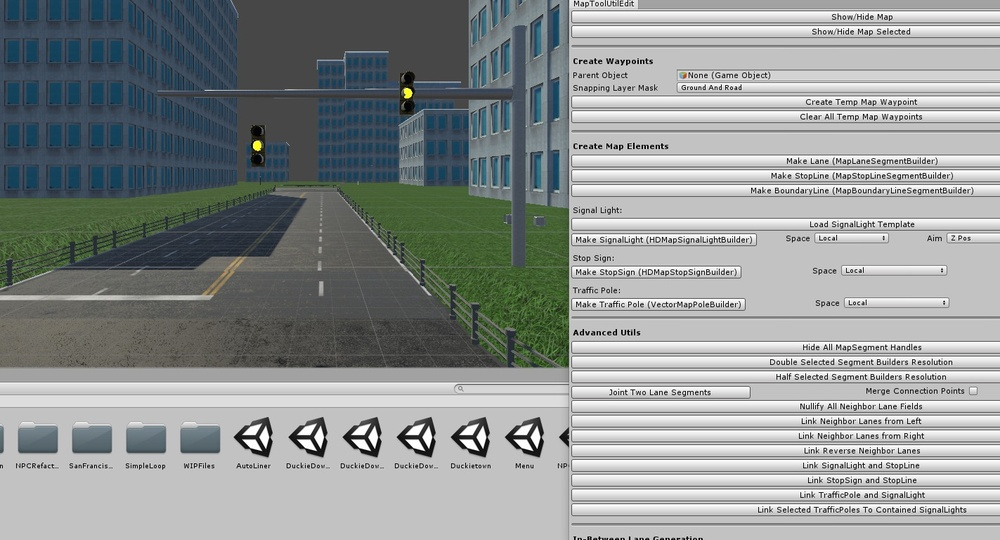
#> input picture deprecated/resources/lamb_down.jpg, 1000 x 540 px, shrunk from 1423 x 768 before the run
$ python -i untitled1.py   (imports and definitions only)
#> lines starting #> are read from the running program, lines starting #| are printed output that depends on the picture; after the words box and inside, x2 and y2 are one past the last pixel; in counts of white or black regions, pixels touching at a corner belong together
# -*- coding: utf-8 -*-
"""
Created on Sat Mar 30 14:22:35 2019

@author: MFYDUCK
"""


from PIL import ImageGrab as ig

import numpy as np
import time
import cv2
import math


def mfy(img):
    """
    furkan arac 90 derece sag-sol dönmesi gerektiğinde çalısıcak
    -1 sola dönsün 90 derece
    0 devam etsin
    +1 saga 90.derece dönmeli
    (!algoritma geliştirilmeli)
    """
    # RESMİ BELLEĞE ALMAK

    # 2.yol
    # cv2
    # Load an color image in grayscale

    # ------------------------------------------------------------------------------
    # KENAR ALGILAMA
    # Burada gri tonlamaya dönüştür.
    gray_image = cv2.cvtColor(img, cv2.COLOR_RGB2GRAY)
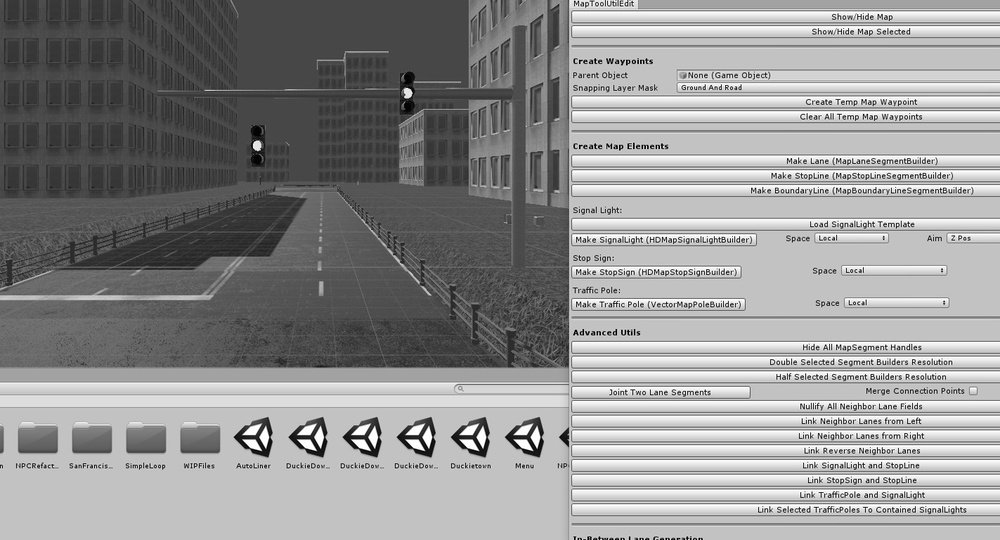
#> gray_image: shape (540, 1000); min 0, max 255, mean 147.1
    # Canny Edge Detection'ı buradan arayın.
    cannyed_image = cv2.Canny(gray_image, 60, 120)
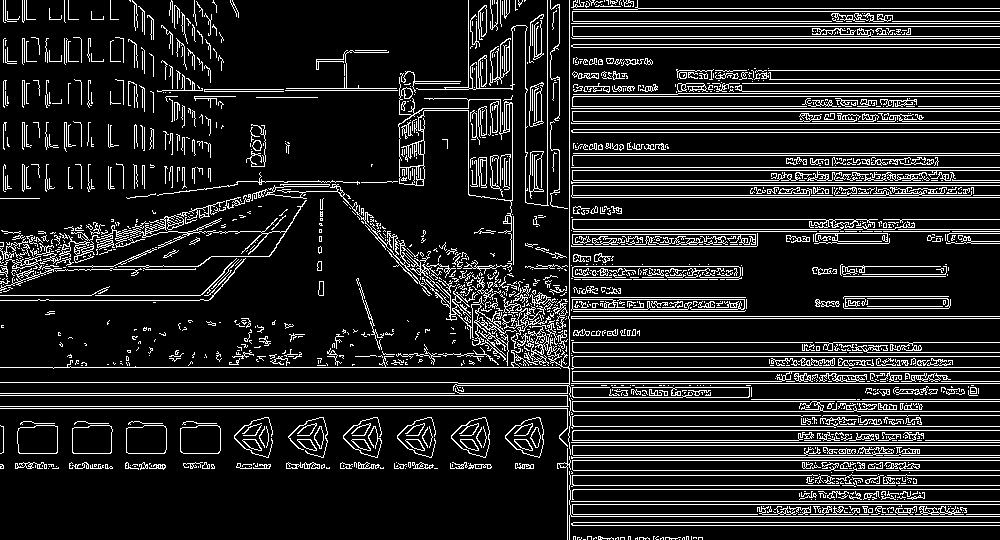
#> cannyed_image: shape (540, 1000); 13.4% white in thin lines or dots

    # ------------------------------------------------------------------------------
    # RESMİN İLGİLİ BÖLGESİNİ ALMAK

    height, width, channels = img.shape
#> height = 540; width = 1000; channels = 3
    region_of_interest_vertices = [(0, height-int(height*0.041)),
                                   (0, height-int(height*0.3)),
                                   (int(width/2)-int(width*0.078),
                                    height-int(height*0.416)),
                                   (int(width/2) + int(width*0.078),
                                    height-int(height*0.416)),
                                   (width, height-int(height*0.3)),
                                   (width, height-int(height*0.041)), ]
    # daha sonra bulunan noktaları matris olarak vermeliyim
    # ------------------------------------------------------------------------------
    # RESMİN İLGİLİ BÖLGESİNİ KIRPMAK

    def region_of_interest(img, vertices):
        # Define a blank matrix that matches the image height/width.
        mask = np.zeros_like(img)
        # Retrieve the number of color channels of the image.
        channel_count = 4
        # Create a match color with the same color channel counts.
        match_mask_color = (255,) * channel_count

        # Fill inside the polygon
        cv2.fillPoly(mask, vertices, match_mask_color)
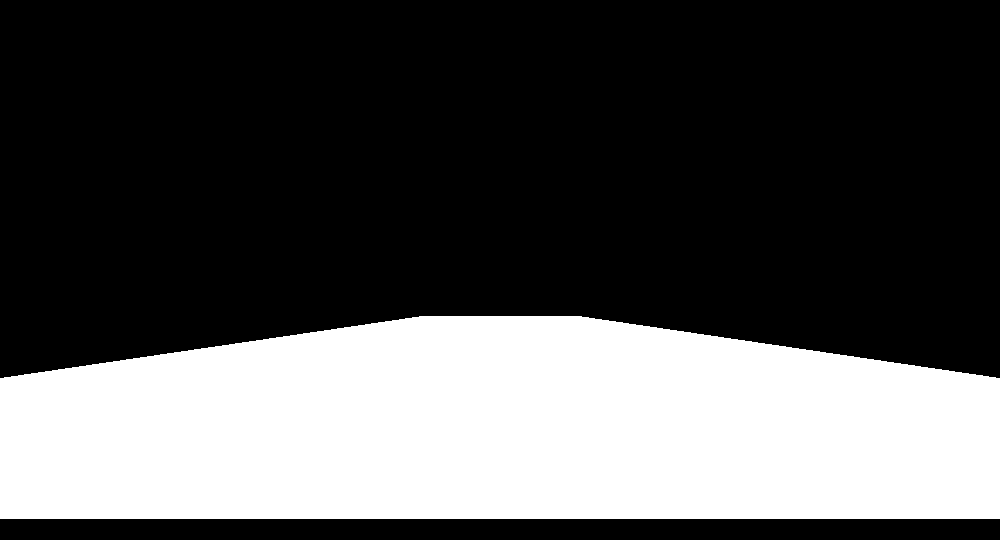
#> mask: shape (540, 1000); 32.7% white; 1 white region, box (x1, y1, x2, y2) and area: (0, 316, 1000, 519) 176805

        # Returning the image only where mask pixels match
        masked_image = cv2.bitwise_and(img, mask)
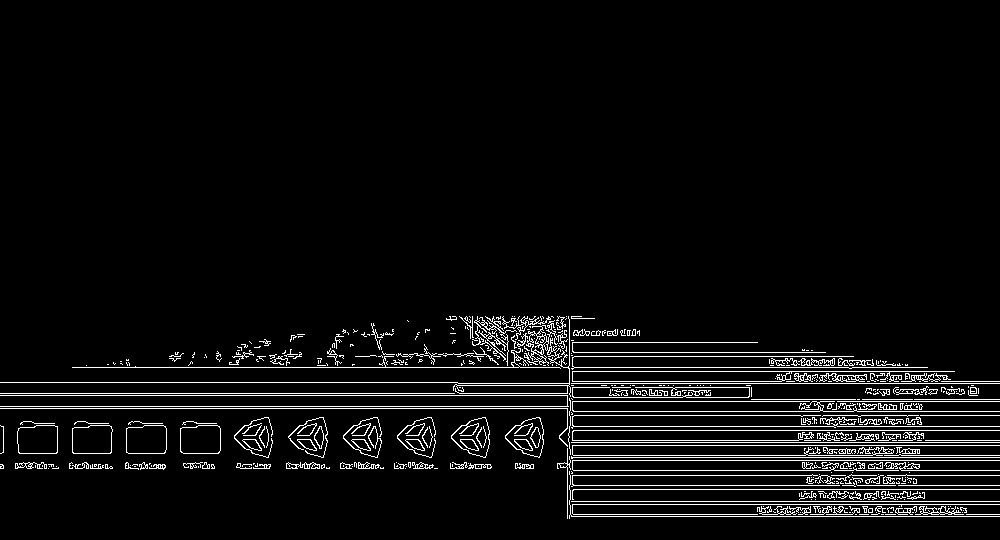
#> masked_image: shape (540, 1000); 4.8% white in thin lines or dots, all inside (x1, y1, x2, y2) = (0, 316, 1000, 519)

        return masked_image

    cropped_image = region_of_interest(cannyed_image, np.array(
        [region_of_interest_vertices], np.int32),)

    # ------------------------------------------------------------------------------
    # KENAR piksellerinden serit oluşturmak
    lines = cv2.HoughLinesP(cropped_image, rho=6, theta=np.pi / 60, threshold=160, lines=np.array([]),
                            minLineLength=40, maxLineGap=25)
#> lines = 152 rows, first 6: [751, 399, 999, 399], [567, 411, 999, 411], [220, 442, 999, 442], [458, 383, 999, 383], [0, 468, 572, 468], [169, 356, 853, 356]
    # ------------------------------------------------------------------------------
    # LİNES DEGERLERİ İLE ORJİNAL RESİMDE SERİT ÇİZİMİ

    def draw_lines(img, lines, color=[0, 0, 255], thickness=3):
        # If there are no lines to draw, exit.
#> called with lines = array of shape (152, 1, 4), thickness = 3
        if lines is None:
            return
        # Make a copy of the original image.
        img = np.copy(img)
        # Create a blank image that matches the original in size.
        line_img = np.zeros(
            (img.shape[0], img.shape[1], channels), dtype=np.uint8,)
        # Loop over all lines and draw them on the blank image.
        for line in lines:
            for x1, y1, x2, y2 in line:
                cv2.line(line_img, (x1, y1), (x2, y2), color, thickness)
                # Merge the image with the lines onto the original.

                img = cv2.addWeighted(img, 0.8, line_img, 1.0, 0.0)
#> this loop made 152 passes
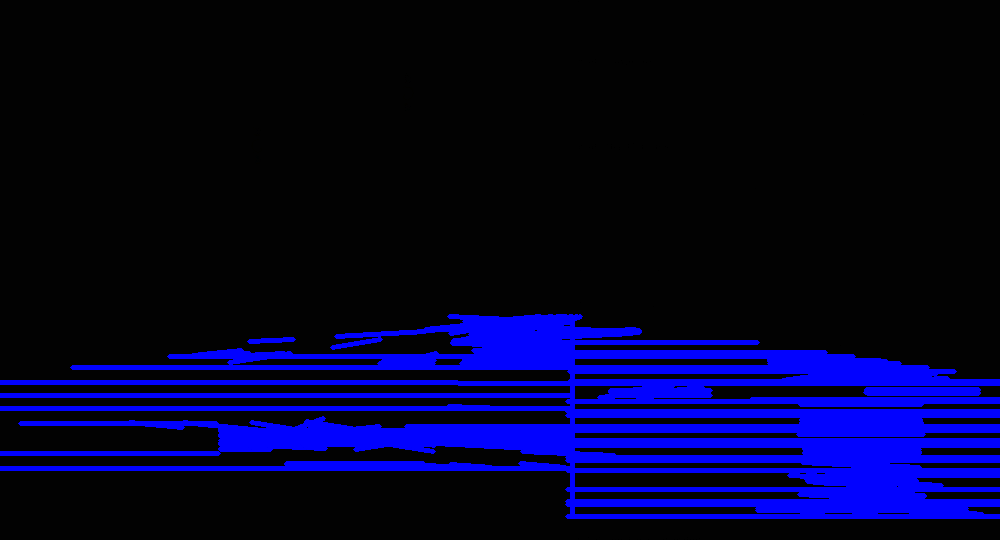
#> img: shape (540, 1000, 3); mean R, G, B 2, 2, 42.1
                # Return the modified image.
        return img
    img = draw_lines(img, lines)

    # ---------------------------------------------------------------------------------------
    left_line_y = []
    right_line_y = []
    # right_line_ortalama_y=0
    # left_line_ortalama_y=0

    for line in lines:
        for x1, y1, x2, y2 in line:
            slope = (y2 - y1) / (x2 - x1)  # <-- Calculating the slope.
            if math.fabs(slope) < 0.5:  # <-- Only consider extreme slope
                continue
            if slope <= 0:  # <-- If the slope is negative, left group.
                left_line_y.extend([y1, y2])
            else:  # <-- Otherwise, right group.
                right_line_y.extend([y1, y2])
#> after the loop, left_line_y = [513, 316]; right_line_y = []

    if sum(right_line_y) == 0 and len(right_line_y) == 0:
       # right_line_ortalama_y=height
       # cv2.putText(img,"saga dönme zamani",(100,100), cv2.FONT_HERSHEY_SIMPLEX,2.0, (0, 255, 255), 3)
        return +1
    else:
       # right_line_ortalama_y=int(sum(right_line_y)/len(right_line_y))
       # cv2.putText(img,str(right_line_ortalama_y),(100,200), cv2.FONT_HERSHEY_SIMPLEX,2.0, (0, 255, 255), 3)
        return 0
    if sum(left_line_y) == 0 and len(left_line_y) == 0:
        # left_line_ortalama_y=height
        #cv2.putText(img,"sola dönme zamani",(100,300), cv2.FONT_HERSHEY_SIMPLEX,2.0, (0, 255, 255), 3)
        return -1
    else:
        # left_line_ortalama_y=int(sum(left_line_y)/len(left_line_y))
        # cv2.putText(img,str(left_line_ortalama_y),(100,400), cv2.FONT_HERSHEY_SIMPLEX,2.0, (0, 255, 255), 3)
        return 0

    return img

>>> import cv2
>>> picture = cv2.cvtColor(cv2.imread('../../deprecated/resources/lamb_down.jpg'), cv2.COLOR_BGR2RGB)
>>> result = mfy(picture)
#> result = 1
